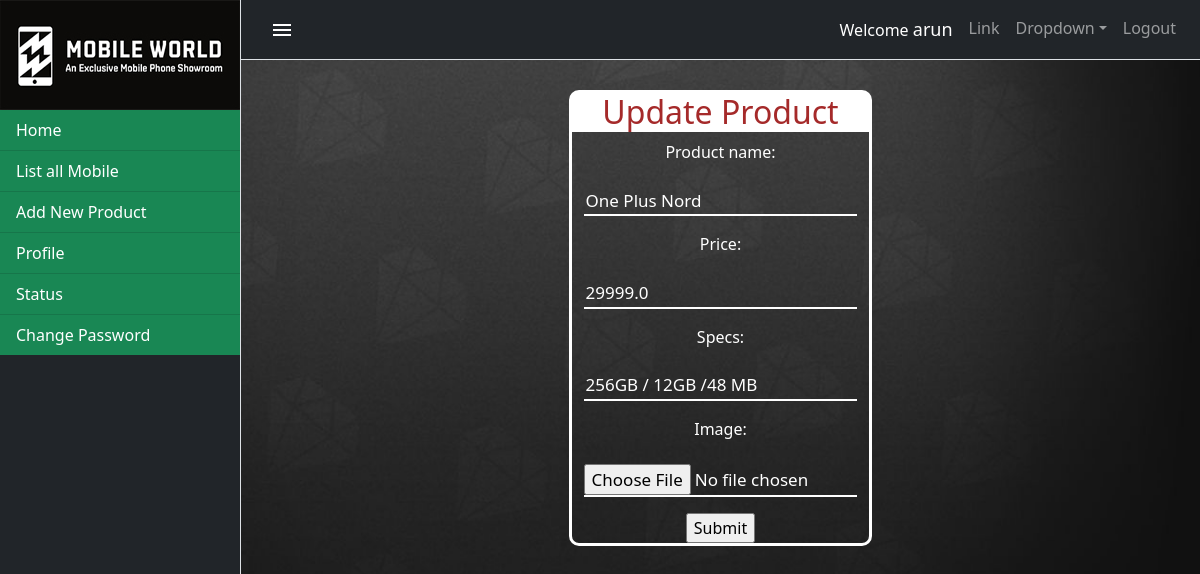
The page /mobile/update/8 (signed in) on the database its author committed.
### mobile/models.py (models this page shows, shortened)
class Product(models.Model):
    product_name=models.CharField(max_length=120)
    price=models.FloatField()
    specs=models.CharField(max_length=150)
    image=models.ImageField(upload_to="images/")

### mobile/decorators.py (the view)
    def wrapper(request,*args,**kwargs):
        if request.user.is_superuser:
            return func(request,*args,**kwargs)
        else:
            return redirect("userlogin")

### mobile/forms.py
class ProductForm(ModelForm):
    class Meta:
        model=Product
        fields="__all__"
        widgets = {
            'product_name': forms.TextInput(attrs={'class': 'text_inp', 'placeholder': 'Product Name'}),
            'price': forms.NumberInput(attrs={'class': 'text_inp', 'placeholder': 'Price'}),
            'specs': forms.TextInput(attrs={'class': 'text_inp', 'placeholder': 'Specs'}),
            'image': forms.FileInput(attrs={'class': 'text_inp', 'placeholder': 'Image'}),
        }

### mobile/views.py (called while the page is built)
def get_mobile_object(id):
    return Product.objects.get(id=id)

@login_required
@user_admin
def update_mobile(request,id):
    mobile=get_mobile_object(id)
    form=ProductForm(instance=mobile)
    context={}
    context["form"]=form
    if request.method == "POST":
        form = ProductForm(request.POST,instance=mobile,files=request.FILES)
        if form.is_valid():
            form.save()
            return redirect("list")
    return render(request,"mobile/edit_mobile.html",context)

### mobile/templates/mobile/edit_mobile.html (shortened to what this page needs)
<!DOCTYPE html>
{% extends 'mobile/index.html' %}
{% block body_block %}
<div class="row">
    <div class="col-4"></div>
    <div class="col-4">
        <div class="booklist">
            <h2>Update Product</h2>
            <form method="post" enctype="multipart/form-data">
            {{form.as_p}}
            <input type="submit">
        </form>
        </div>
    </div>
    <div class="col-4"></div>
</div>
{% endblock %}

### mobile/templates/mobile/index.html (shortened to what this page needs)
<!DOCTYPE html>
{%load static%}
<html lang="en">
    <head>
        <link rel="stylesheet" href="https://cdnjs.cloudflare.com/ajax/libs/font-awesome/4.7.0/css/font-awesome.min.css">
        <link href="{%static 'css/styles.css'%}" rel="stylesheet" />
        <link href="https://cdn.jsdelivr.net/npm/bootstrap@5.0.0-beta2/dist/css/bootstrap.min.css" rel="stylesheet">
    </head>
    <body class="bodyindex">
        <div class="d-flex" id="wrapper">
            <div class="bg-dark border-right" id="sidebar-wrapper">
                <div style="color:white;" class=""><img src="{%static 'images/logo.jpg'%}" style="width:100%"></img></div>
                <div class="list-group list-group-flush">
                    <a style="color:white;" class="list-group-item list-group-item-action bg-success" href="{%url 'userhome'%}">Home</a>
                    <a style="color:white;" class="list-group-item list-group-item-action bg-success" href="{%url 'list'%}">List all Mobile</a>
                   {% if request.user.is_superuser%}
                    <a style="color:white;" class="list-group-item list-group-item-action bg-success" href="{%url 'addproduct'%}">Add New Product</a>
                   {% endif %}
                    <a style="color:white;" class="list-group-item list-group-item-action bg-success" href="#!">Profile</a>
                    <a style="color:white;" class="list-group-item list-group-item-action bg-success" href="#!">Status</a>
                     <a style="color:white;" class="list-group-item list-group-item-action bg-success" href="{%url 'changepassword'%}">Change Password</a>
                </div>
            </div>
            <div id="page-content-wrapper">
                <nav class="navbar navbar-expand-lg navbar-dark bg-dark border-bottom">
                     <button id="menu-toggle" class="btn"><img src="{%static 'images/menu.svg'%}" alt=""></i></button>
                    <div class="collapse navbar-collapse" id="navbarSupportedContent">
                        <ul class="navbar-nav ml-auto mt-2 mt-lg-0">
                            <li class="nav-item active">
                                <a class="nav-link" href="#!">
                                    Welcome <span style="font-size:18px;font-weight:500;">{{request.user}}</span>
                                </a>
                            </li>
                            <li class="nav-item"><a class="nav-link" href="#!">Link</a></li>
                            <li class="nav-item dropdown">
                                <a class="nav-link dropdown-toggle" id="navbarDropdown" href="#!" role="button" data-toggle="dropdown" aria-haspopup="true" aria-expanded="false">Dropdown</a>
                            </li>
                            <li class="nav-item"><a class="nav-link" href="{%url 'signout'%}">Logout</a></li>
                        </ul>
                    </div>
                </nav>
                <div class="">
                    {% block body_block %}{% endblock %}
                </div>
            </div>
        </div>
    </body>
</html>

### rows shown on the page
Product: product_name "One Plus Nord", price "29999.0", specs "256GB / 12GB /48 MB"

### other values the page prints
{{ request.user }} "arun"
